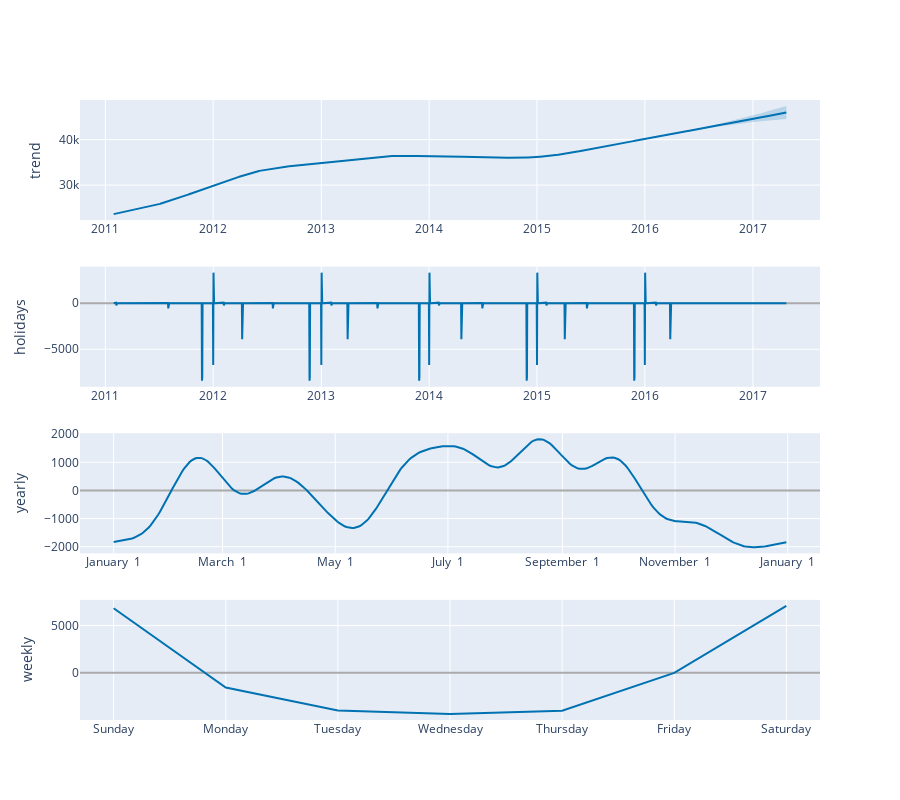

Write notebook code for a chart like this one.
### Code cell
plot_components_plotly(m, forecast)

### Figure 1 — Plotly figure (JSON) as saved in the notebook; plotly's stock layout.template omitted (floating-point values rounded to 4 significant figures; data arrays with more than 128 entries replaced by an {"elided": "..."} marker saying what was removed)
{"data": [{"line": {"color": "#0072B2", "width": 2}, "mode": "lines", "name": "trend", "type": "scatter", "x": {"elided": "2278 str values"}, "xaxis": "x", "y": {"elided": "2278 float values"}, "yaxis": "y"}, {"line": {"color": "rgba(0, 114, 178, 0.2)", "width": 0}, "mode": "lines", "name": "trend_upper", "type": "scatter", "x": {"elided": "2278 str values"}, "xaxis": "x", "y": {"elided": "2278 float values"}, "yaxis": "y"}, {"fill": "tonexty", "fillcolor": "rgba(0, 114, 178, 0.2)", "line": {"color": "rgba(0, 114, 178, 0.2)", "width": 0}, "mode": "lines", "name": "trend_lower", "type": "scatter", "x": {"elided": "2278 str values"}, "xaxis": "x", "y": {"elided": "2278 float values"}, "yaxis": "y"}, {"line": {"color": "#0072B2", "width": 2}, "mode": "lines", "name": "holidays", "text": {"elided": "2278 str values"}, "type": "scatter", "x": {"elided": "2278 str values"}, "xaxis": "x2", "y": {"elided": "2278 float values"}, "yaxis": "y2"}, {"line": {"color": "#0072B2", "width": 2}, "mode": "lines", "name": "yearly", "type": "scatter", "x": {"elided": "365 str values"}, "xaxis": "x3", "y": {"elided": "365 float values"}, "yaxis": "y3"}, {"line": {"color": "#0072B2", "width": 2}, "mode": "lines", "name": "weekly", "type": "scatter", "x": ["2017-01-01T00:00:00", "2017-01-02T00:00:00", "2017-01-03T00:00:00", "2017-01-04T00:00:00", "2017-01-05T00:00:00", "2017-01-06T00:00:00", "2017-01-07T00:00:00"], "xaxis": "x4", "y": [6815.0, -1546.0, -3968.0, -4348.0, -4010.0, -10.48, 7068.0], "yaxis": "y4"}], "layout": {"height": 800, "showlegend": false, "width": 900, "xaxis": {"anchor": "y", "domain": [0, 1], "range": ["2010-10-07T03:36:00", "2017-08-15T20:24:00"], "type": "date"}, "xaxis2": {"anchor": "y2", "domain": [0, 1], "range": ["2010-10-07T03:36:00", "2017-08-15T20:24:00"], "type": "date"}, "xaxis3": {"anchor": "y3", "domain": [0, 1], "range": ["2016-12-13T18:54:02.958904115", "2018-01-18T11:04:57.863013581"], "tickformat": "%B %e", "type": "date"}, "xaxis4": {"anchor": "y4", "domain": [0, 1], "range": ["2016-12-31T16:48:00", "2017-01-07T07:12:00"], "tickformat": "%A", "type": "date"}, "yaxis": {"anchor": "x", "domain": [0.8063, 1], "rangemode": "normal", "title": {"text": "trend"}, "zerolinecolor": "#AAA"}, "yaxis2": {"anchor": "x2", "domain": [0.5375, 0.7312], "rangemode": "tozero", "title": {"text": "holidays"}, "zerolinecolor": "#AAA"}, "yaxis3": {"anchor": "x3", "domain": [0.2687, 0.4625], "title": {"text": "yearly"}, "zerolinecolor": "#AAA"}, "yaxis4": {"anchor": "x4", "domain": [0, 0.1938], "title": {"text": "weekly"}, "zerolinecolor": "#AAA"}}}
